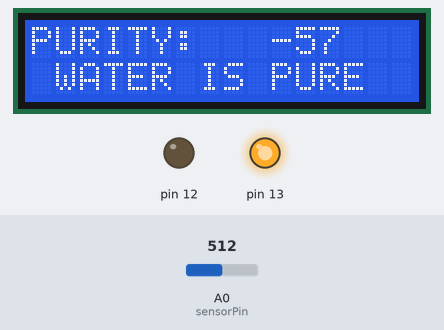
Recording of a sketch running on a simulated Arduino Uno, built with avr-gcc and run on an emulated ATmega328P. On the bench: 16×2 character LCD, output pins drawn as LEDs (lit = HIGH). Inputs (shaded band) come from the test bench; at power-on: A0 (sensorPin) = 512. What the sketch prints to the serial monitor is not drawn.

Above: at 3.3 s.
3.4 s: A0 (sensorPin) set to 226
At 4.8 s:
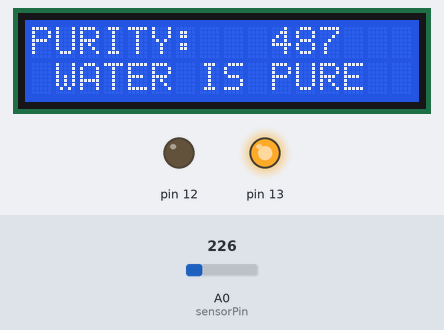
5.1 s: A0 (sensorPin) set to 205
At 5.9 s:
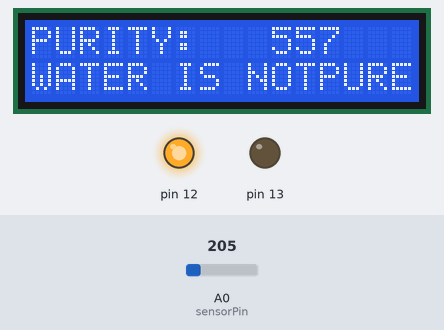
6.9 s: A0 (sensorPin) set to 293
At 7.8 s:
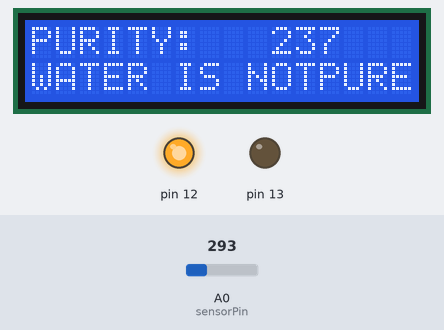
8.6 s: A0 (sensorPin) set to 322
At 9.8 s:
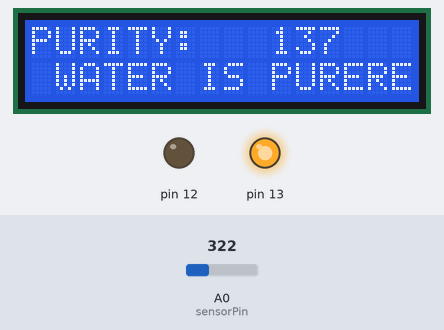
Timing chart, 0 to 11.4 s (numbered marks = the images above; inputs shaded):
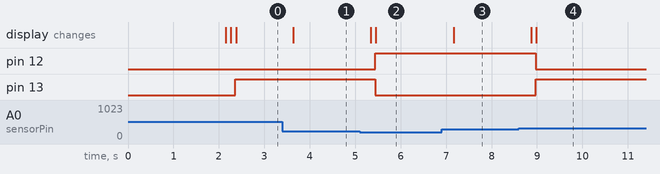

Measured:
- the behaviour switches between 219 and 218 on A0 (sensorPin) (found by bisection; images 1 and 2)
- the behaviour switches between 303 and 304 on A0 (sensorPin) (found by bisection; images 3 and 4)
- after the input at 3.4 s, the display: changes after 0.23 s (image 1)
- after the input at 5.1 s, pin 12: LOW → HIGH after 0.34 s; pin 13: HIGH → LOW after 0.34 s; the display: first changes after 0.24 s (image 2 shows a later state)
- after the input at 6.9 s, the display: changes after 0.27 s (image 3)
- after the input at 8.6 s, pin 12: HIGH → LOW after 0.37 s; pin 13: LOW → HIGH after 0.37 s; the display: first changes after 0.27 s (image 4 shows a later state)

The sketch:

CODE.ino
```cpp
#include <Wire.h>

#include <LiquidCrystal_I2C.h>
LiquidCrystal_I2C lcd(0x27, 2, 16);
int sensorPin = A0;
void setup()
{
  Serial.begin(9600);
  lcd.begin();
  pinMode(13, OUTPUT);
  pinMode(12, OUTPUT);
 lcd.begin();
lcd.clear();
lcd.setCursor (0,0);
lcd.print("BATCH-7 ");
lcd.setCursor (0,1);
lcd.print("MINIPROJECT");
delay(2000);
lcd.clear();
}

void loop() {
  int sensorValue = analogRead(sensorPin);
  Serial.println(sensorValue);
  int turbidity = map(sensorValue, 0, 355, 130, 0);
  delay(100);
  lcd.setCursor(0, 0);
  lcd.print("PURITY:");
  lcd.print("   ");
  lcd.setCursor(10, 0);
  lcd.print(turbidity);
  delay(100);
  if (turbidity < 20) {
    digitalWrite(13, HIGH);
     digitalWrite(12, LOW);
    lcd.setCursor(0, 1);
    lcd.print(" WATER IS PURE");
  }

  if (turbidity > 50) {
    digitalWrite(12, HIGH);
     digitalWrite(13, LOW);

    lcd.setCursor(0, 1);
    lcd.print("WATER IS NOTPURE");
  }
}
```
